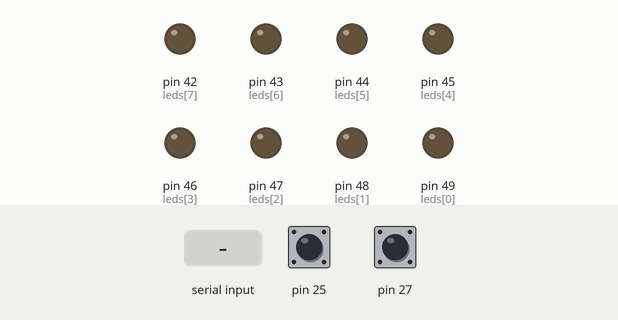
The sketch below on a simulated Arduino Mega 2560, built with avr-gcc and run on an emulated ATmega2560. Shown: output pins drawn as LEDs (lit = HIGH). Dashed ring = blinking. The inputs (shaded band) are chosen by the test bench; at power-on: pin 25 HIGH, pin 27 HIGH. What the sketch prints to the serial monitor is not drawn.

Above: at 1.2 s.
1.3 s: byte 161 (0xA1) received over Serial
At 2.1 s:
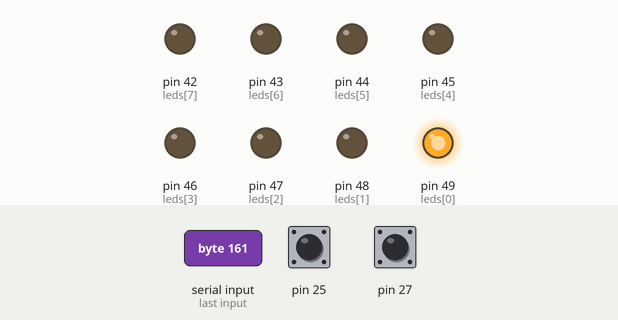
At 2.7 s:
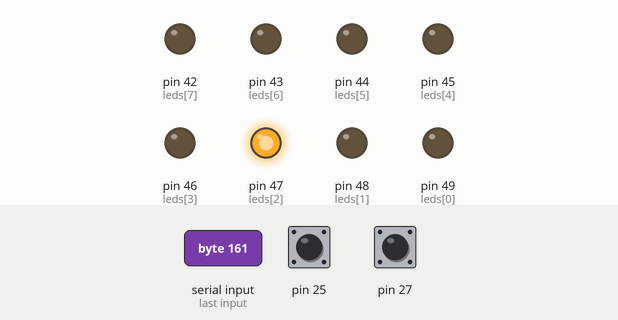
4.3 s: byte 177 (0xB1) received over Serial
At 5.2 s:
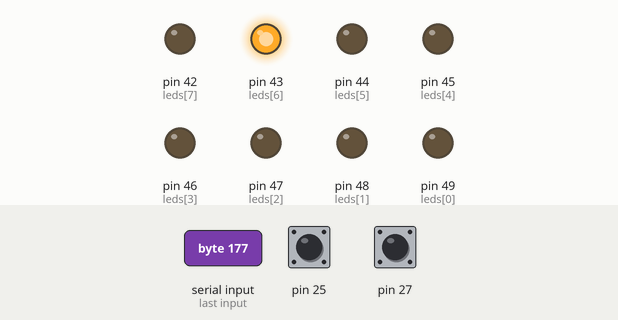
7.3 s: pin 25 pulled LOW for 3.2 s
At 10.2 s:
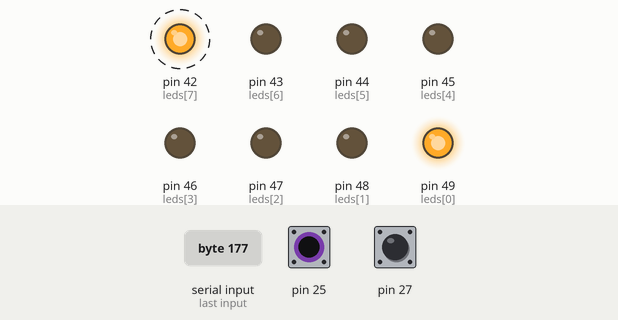
12.3 s: pin 27 pulled LOW for 3.2 s
17.0 s: pin 25 pulled LOW for 0.15 s
18.6 s: pin 27 pulled LOW for 0.15 s
Timing chart, 0 to 21.2 s (numbered marks = the images above; inputs shaded):
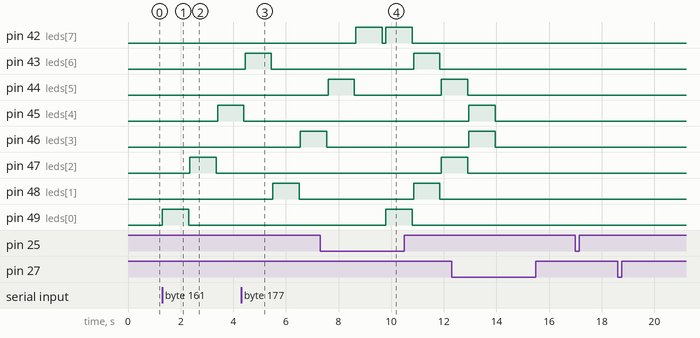

Measured:
- after the input at 1.3 s, pin 45 (leds[4]): LOW → HIGH after 2.1 s; pin 47 (leds[2]): LOW → HIGH after 1.1 s, → LOW 1.0 s later; pin 49 (leds[0]): LOW → HIGH at once, → LOW 1.0 s later
- after the input at 17.0 s, every drawn part: stays the same
- after the input at 18.6 s, every drawn part: stays the same
- by itself, pin 42 (leds[7]): alternates HIGH for 1.0 s and LOW for 0.15 s

The sketch:

laba2.ino
```cpp
int leds[8] = {49, 48, 47, 46, 45, 44, 43, 42};

void setup() {
  int i;
  Serial.begin(9600);
  pinMode (25, INPUT_PULLUP);
  pinMode (27, INPUT_PULLUP);
  for (i = 0; i < 8; i++) {
    digitalWrite(leds[i], LOW);
  }
  for (i = 0; i < 8; i++) {
    pinMode (leds[i], OUTPUT);
  }
}

void loop() {
  int i;
  // read from port 0:
  if (Serial.available()) {
    int inByte = Serial.read();
    if (inByte == 0xA1) {
      digitalWrite (leds[0], HIGH);
      delay (1000);
      digitalWrite (leds[0], LOW);
      delay (50);
      digitalWrite (leds[2], HIGH);
      delay (1000);
      digitalWrite (leds[2], LOW);
      delay (50);
      digitalWrite (leds[4], HIGH);
      delay (1000);
      digitalWrite (leds[4], LOW);
      delay (50);
      digitalWrite (leds[6], HIGH);
      delay (1000);
      digitalWrite (leds[6], LOW);
      delay (50);
      digitalWrite (leds[1], HIGH);
      delay (1000);
      digitalWrite (leds[1], LOW);
      delay (50);
      digitalWrite (leds[3], HIGH);
      delay (1000);
      digitalWrite (leds[3], LOW);
      delay (50);
      digitalWrite (leds[5], HIGH);
      delay (1000);
      digitalWrite (leds[5], LOW);
      delay (50);
      digitalWrite (leds[7], HIGH);
      delay (1000);
      digitalWrite (leds[7], LOW);
      delay (50);
    } else if (inByte == 0xB1) {
      digitalWrite (leds[0], HIGH);
      digitalWrite (leds[7], HIGH);
      delay(1000);
      digitalWrite (leds[0], LOW);
      digitalWrite (leds[7], LOW);
      delay(50);
      digitalWrite (leds[1], HIGH);
      digitalWrite (leds[6], HIGH);
      delay(1000);
      digitalWrite (leds[1], LOW);
      digitalWrite (leds[6], LOW);
      delay(50);
      digitalWrite (leds[2], HIGH);
      digitalWrite (leds[5], HIGH);
      delay(1000);
      digitalWrite (leds[2], LOW);
      digitalWrite (leds[5], LOW);
      delay(50);
      digitalWrite (leds[3], HIGH);
      digitalWrite (leds[4], HIGH);
      delay(1000);
      digitalWrite (leds[3], LOW);
      digitalWrite (leds[4], LOW);
      delay(50);
    }
  }

  // write to port 0:
  if (digitalRead(25) == LOW) {
    Serial.write(0xB1);
    delay(100);
  }
  if (digitalRead(27) == LOW) {
    Serial.write(0xB2);
    delay(10);
  }
}
```
